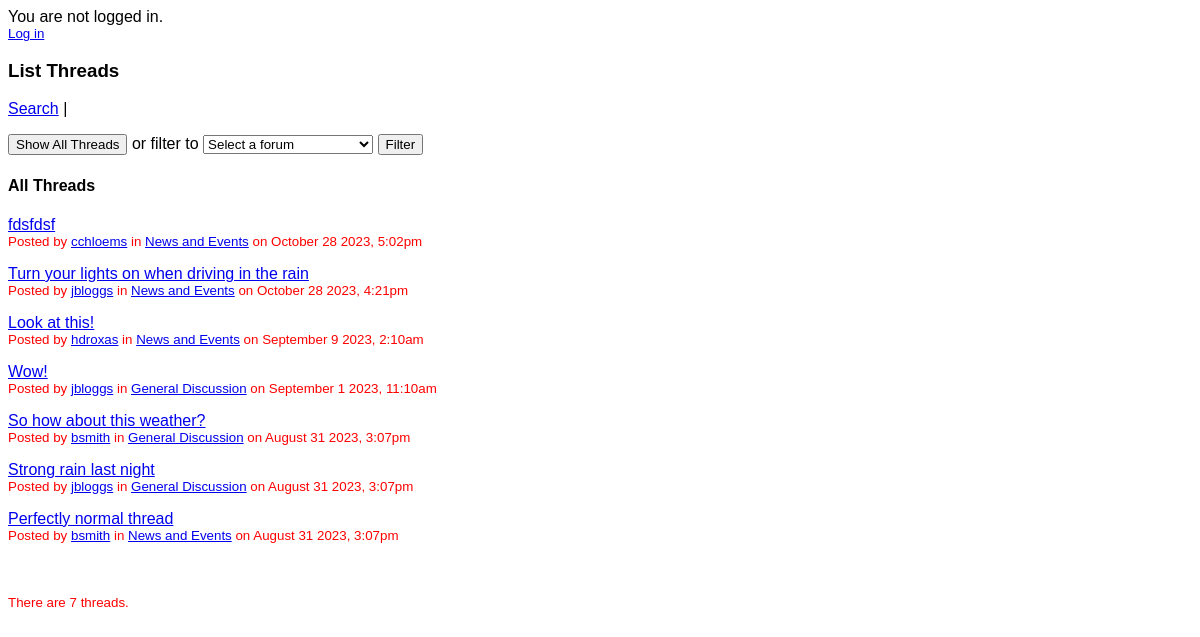
/list_threads.php, run on the app's committed database.
### tables this page shows
CREATE TABLE `thread` (
  `thread_id` int(11) NOT NULL,
  `username` varchar(20) NOT NULL,
  `forum_id` tinyint(4) UNSIGNED NOT NULL,
  `title` varchar(100) NOT NULL,
  `content` varchar(40000) NOT NULL,
  `post_date` timestamp NOT NULL DEFAULT current_timestamp() ON UPDATE current_timestamp()
);

CREATE TABLE `forum` (
  `forum_id` tinyint(4) UNSIGNED NOT NULL,
  `forum_name` varchar(50) NOT NULL
);

### list_threads.php (the view, shortened to what this page needs)
<?php
  require 'db_connect.php';
  if (isset($_SESSION['uname'])) {
    echo '<p>Welcome, '.$_SESSION['uname'].' ('.$_SESSION['level'].').';
    echo '<br /><small><a href="logout.php">Log out</a></small></p>';
  }
  else {
    echo '<p>You are not logged in.';
    echo '<br /><small><a href="login.php">Log in</a></small></p>';
  }
?>
<!DOCTYPE html>
<html>
  <head>
    <link rel="stylesheet" type="text/css" href="forum_stylesheet.css" />
  </head>
  <body>
    <h3>List Threads</h3>
    <p><a href="search_threads.php">Search</a> |
    </p>
    <form name="list_threads" method="get" action="list_threads.php" >
      <p><input type="button" value="Show All Threads" onclick="window.location.href = 'list_threads.php'" /> or filter to
        <select name="forum_id">
          <option value="" selected disabled>Select a forum</option>
        </select> <input type="submit" value="Filter" />
      </p>
    </form>
    <?php
      if (isset($_GET['forum_id']))
      {
        echo '<h4>'.$current_forum_name.' Threads</h4>';
        $stmt = $db->prepare("SELECT thread_id, username, title, post_date, f.forum_id, forum_name
                              FROM thread AS t JOIN forum as f ON t.forum_id = f.forum_id
                              WHERE t.forum_id = ? ORDER BY post_date DESC");
        $stmt->execute( [$_GET['forum_id']] );
      }
      else
      {
        echo '<h4>All Threads</h4>';
        $stmt = $db->prepare("SELECT thread_id, username, title, post_date, f.forum_id, forum_name
                              FROM thread AS t JOIN forum as f ON t.forum_id = f.forum_id
                              ORDER BY post_date DESC");
        $stmt->execute();
      }
      $result_data = $stmt->fetchAll();
      $thread_count = $stmt->rowCount();
      if (count($result_data) > 0)
      {
        foreach($result_data as $row)
        {
          echo '<p><a href="view_thread.php?id='.$row['thread_id'].'">'.$row['title'].'</a><br />';
          echo '<small>Posted by <a href="view_profile.php?username='.$row['username'].'">'.$row['username'].'</a>';
          echo ' in <a href="list_threads.php?forum='.$row['forum_id'].'">'.$row['forum_name'].'</a>';
          echo ' on '.date('F j o\, g:ia', strtotime($row['post_date'])).'</em></small>';
          echo '</small></p>';
        }
        if ($thread_count > 1){
          echo '<br><br><small>There are '.$thread_count.' threads.</small></p>';
        }
        else {
          echo '<br><br><small>There is only '.$thread_count.' thread.</small></p>';
        }
      }
      else
      {
        echo '<p><small>No threads posted.</small></p>';
      }
    ?>
  </body>
</html>

### forum_stylesheet.css (style rules this page uses)
* { font-family: Arial }
small { color: #FF0000; }
input[type="text"], input[type="password"], select { width: 170px }

### data on the page
thread: title "fdsfdsf", username "cchloems", forum.forum_name "News and Events", post_date "October 28 2023, 5:02pm"
thread: title "Turn your lights on when driving in the rain", username "jbloggs", forum.forum_name "News and Events", post_date "October 28 2023, 4:21pm"
thread: title "Look at this!", username "hdroxas", forum.forum_name "News and Events", post_date "September 9 2023, 2:10am"
thread: title "Wow!", username "jbloggs", forum.forum_name "General Discussion", post_date "September 1 2023, 11:10am"
thread: title "So how about this weather?", username "bsmith", forum.forum_name "General Discussion", post_date "August 31 2023, 3:07pm"
thread: title "Strong rain last night", username "jbloggs", forum.forum_name "General Discussion", post_date "August 31 2023, 3:07pm"
thread: title "Perfectly normal thread", username "bsmith", forum.forum_name "News and Events", post_date "August 31 2023, 3:07pm"

### other printed values
$thread_count "7"
